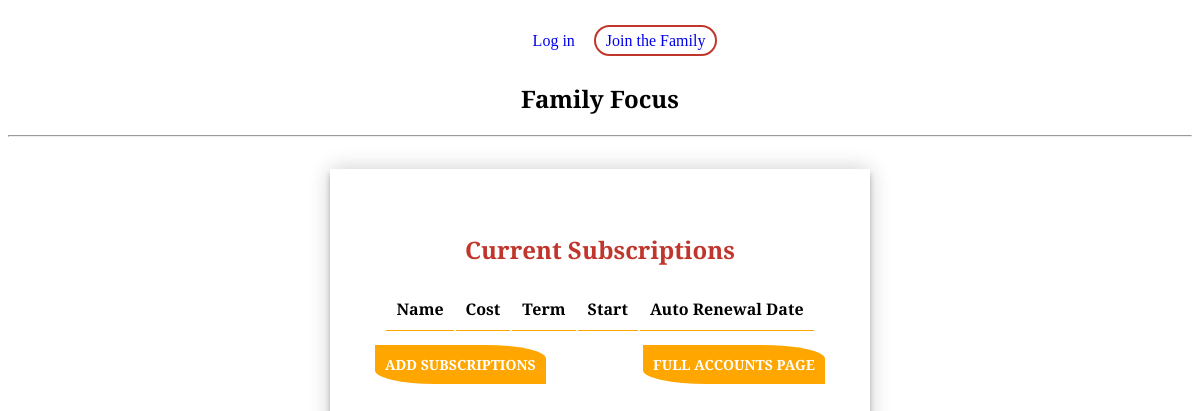
The page /subscriptionmgmt on the database as committed earlier.
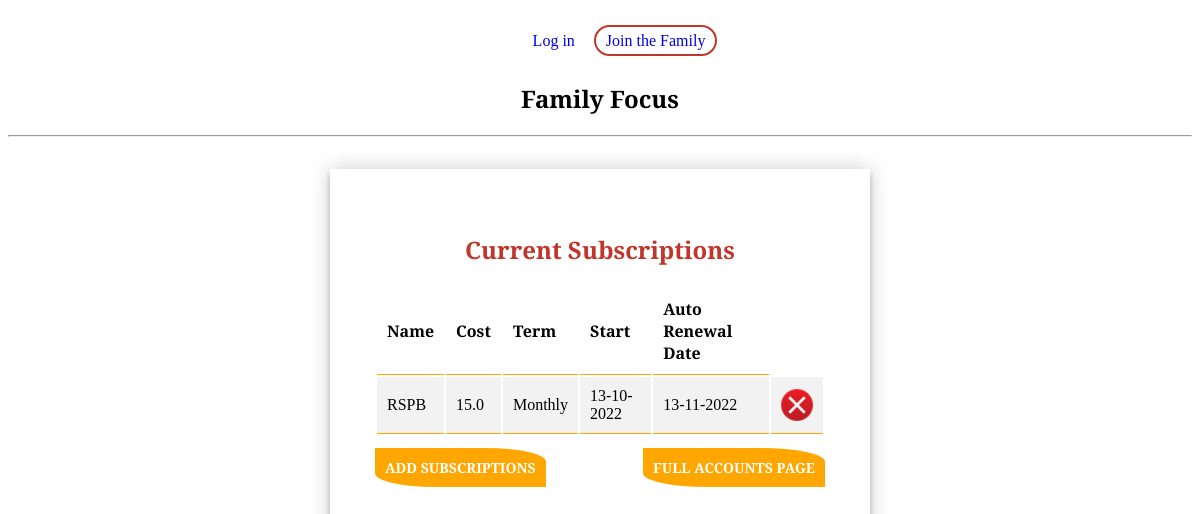
The same page on the database as committed later.
### models.py (models this page shows)
class Subscriptions(db.Model):
    id = db.Column(db.Integer, primary_key=True)
    month = db.Column(db.Integer)
    year = db.Column(db.Integer)
    subscription_name = db.Column(db.String(120))
    subscription_term = db.Column(db.String(10))
    subscription_start_date = db.Column(db.DateTime)
    subscription_auto_renewal = db.Column(db.DateTime, index=True)
    cost = db.Column(db.Float)
    username = db.Column(db.String, db.ForeignKey('user.username'))

### routes.py (the view)
@app.route('/subscriptionmgmt', methods=['GET', 'POST'])
def subscriptionmgmt():
  todayDate = datetime.now()
  todayMonth = int(todayDate.month)
  todayYear = int(todayDate.year)
  if request.method == 'GET':
    current_subscriptions = Subscriptions.query.filter(Subscriptions.month == todayMonth
                                                   and Subscriptions.year == todayYear
                                                   and Subscriptions.username == current_user.username).all()
    return render_template('subscriptionsmgmt.html', current_subscriptions=current_subscriptions)

### templates/subscriptionsmgmt.html
{% extends "base.html" %}
{% block content %}
<div class="page">
    <form class="form" action="" method="post" novalidate>
        <table>
            <h2 class="mainTextColor">Current Subscriptions</h2>
            <tr>
                <th>Name</th>
                <th>Cost</th>
                <th>Term</th>
                <th>Start</th>
                <th>Auto Renewal Date</th>
            {% for sub in current_subscriptions %}
            <tr>
                <td>{{ sub.subscription_name }}</td>
                <td>{{ sub.cost }}</td>
                <td>{{ sub.subscription_term }}</td>
                <td>{{ sub.subscription_start_date.strftime('%d-%m-%Y') }}</td>
                <td>{{ sub.subscription_auto_renewal.strftime('%d-%m-%Y') }}</td>
                <td><a class="noline" href="{{ url_for('subscriptionmgmt_delete', id=sub.id) }}"><img class="iconPic2" src="{{ url_for('static', filename='pictures/delete.png') }}"></a></td>
            </tr>
            {% endfor %}
        </table>
        <div class="row">
            <h4><a class="button noline" href="{{ url_for('subscriptions') }}">Add Subscriptions</a></h4></td>
            <h4><a class="button noline" href="{{ url_for('accounts') }}">Full Accounts Page</a></h4></td>
        </div>
    </form>
</div>
{% endblock %}

### templates/base.html (shortened to what this page needs)
<html>
    <head>
        <link rel="stylesheet" href="{{ url_for('static', filename='style.css') }}">
    </head>
    <body>
        {% include 'nav_login.html' %}
        <center><h2 class="headingColor">Family Focus</h2></center>
            <hr>
                {% block content %}{% endblock %}
    </body>
</html>

### templates/nav_login.html
<div class="nav">
    <div class="innerNav">
            {% if current_user.is_anonymous %}
            <div>
                <a href="{{ url_for('login') }}">Log in</a>
                <a class="pill" href="{{ url_for('register') }}">Join the Family</a>
            </div>
            {% else %}
        <div>
            <a href="{{ url_for('logout') }}">Logout</a>
        </div>
        {% endif %}
    </div>
</div>

### static/style.css (style rules this page uses)
.pill { border-radius: 20px; border: 2px solid#c0362c; line-height: 32px; text-align: center; padding: 5px 10px 5px 10px; margin-left: 15px; }
.page { max-width: 600px; padding: 2% 0 0; margin: auto; }
.form { position: relative; z-index: 1; width: 75%; margin: auto; padding: 45px; text-align: center; box-shadow: 0 0 20px 0 rgba(0, 0, 0, 0.2), 0 5px 5px 0 rgba(0, 0, 0, 0.24); }
.button { font-family: "Bitter", sans-serif; text-transform: uppercase; outline: 0; background: #ffa700; width: 100%; border: 0; border-top-right-radius: 35%; border-bottom-left-radius: 35%; padding: 15px; color: #FFFFFF; font-size: 14px; -webkit-transition: all 0.3 ease; transition: all 0.3 ease; cursor: pointer; padding: 10px; }
body { font-family: Bitter; }
table { min-width: 80%; margin: auto; }
table tr:nth-child(even) { background-color: #f2f2f2; }
th, td { border-bottom: 1px solid #ffa700; padding: 10px; text-align: left; }
.nav { width: 100%; margin: 25px; }
.nav a { text-decoration: none; }
.innerNav { width: 80%; margin: auto; display: flex; justify-content: space-around; flex-wrap: wrap; }
.iconPic2 { height: 2rem; }
.mainTextColor { color: #c0362c }
.noline { text-decoration: none; }
.row { display: flex; justify-content: space-between; }

Rows that differ between the two databases and show on the page:
added Subscriptions: subscription_name "RSPB", cost "15.0", subscription_term "Monthly", subscription_start_date "13-10-2022", subscription_auto_renewal "13-11-2022"
